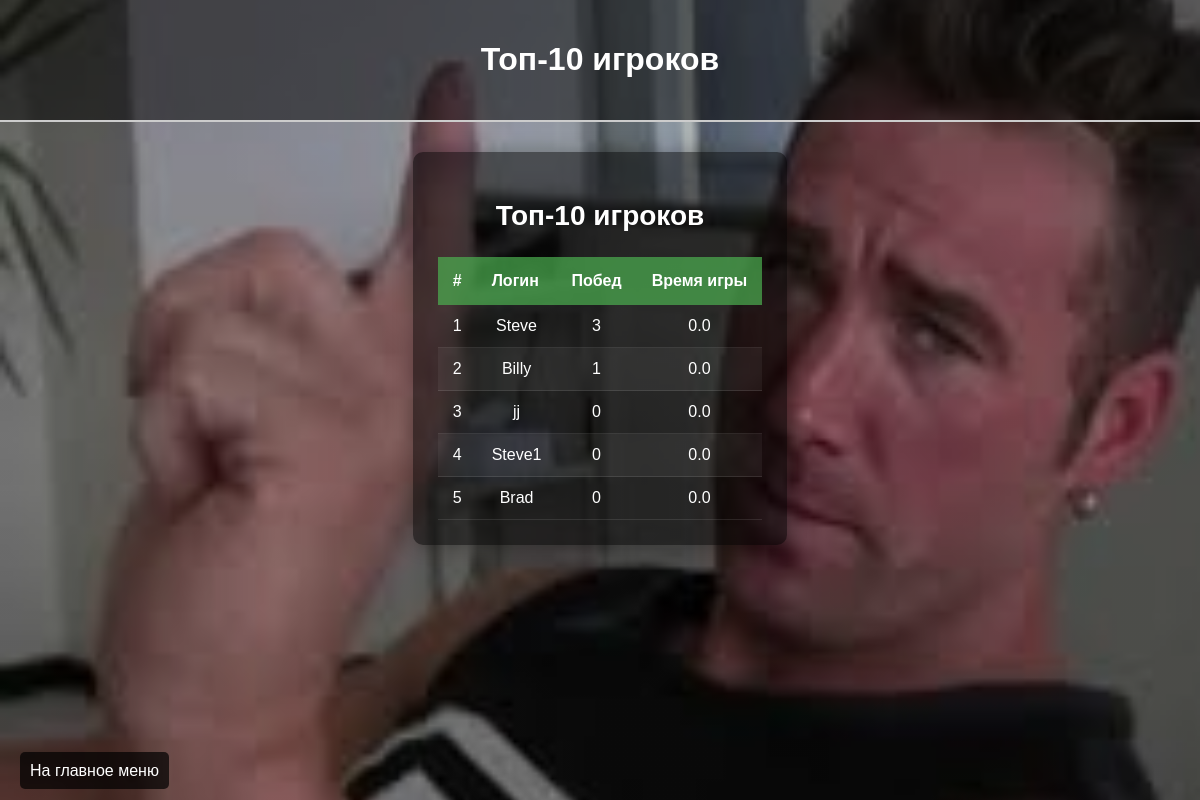
Page /records/ on the earlier database version.
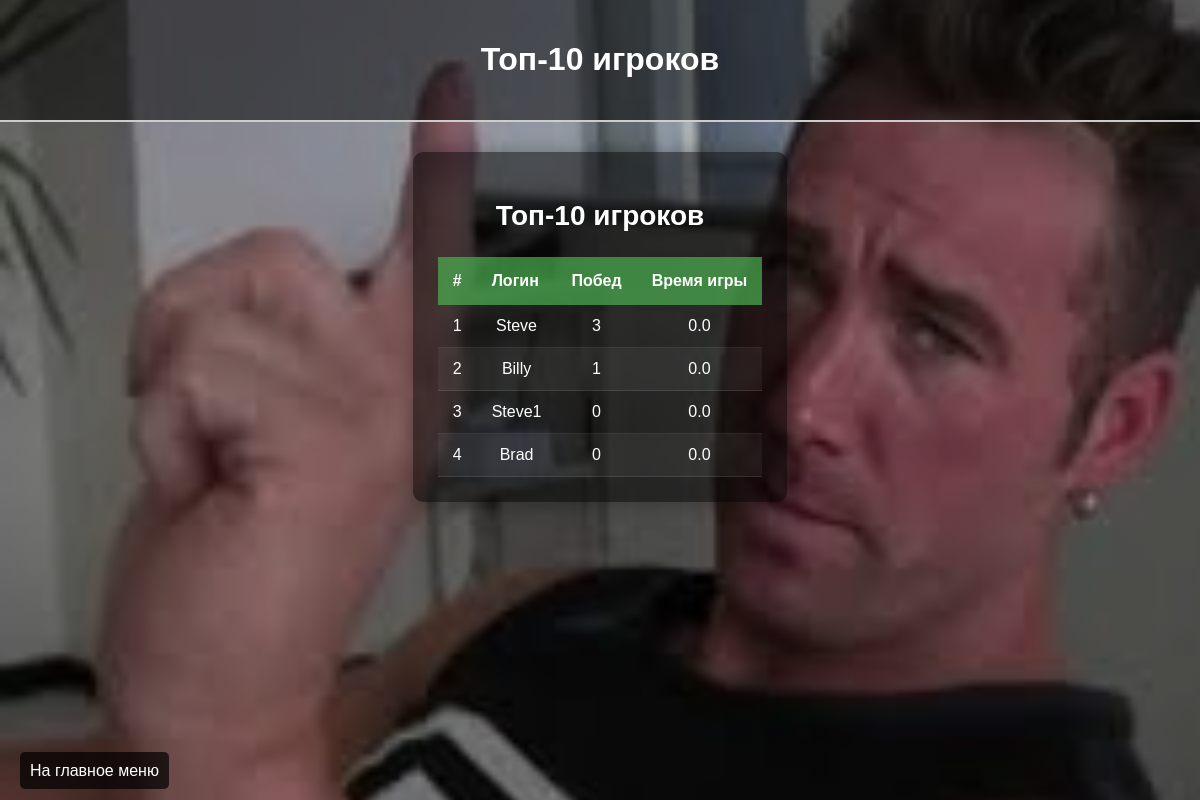
Same page on the later database version.
### minesweeper_app/models.py (models this page shows)
class CustomUser(AbstractUser):
    number_of_titles = models.IntegerField(default=0)
    number_of_flags = models.IntegerField(default=0)

### minesweeper_app/views.py (the view)
# urls.py: path('records/', records, name='records'),
def records(request):
    best = []
    user_model = get_user_model()
    user_list = list(user_model.objects.all())
    for user in user_list:
        wins = 0
        time = float(0)
        results = list(Results.objects.filter(user=user))
        for obj in results:
            if obj.won:
                wins += 1
            time += round((obj.time / 3600), 1)
        best.append({'login': user.username, 'wins': wins, 'time': time})
    best.sort(key=lambda i: i['wins'], reverse=True)
    best = best[:10]
    return render(request, 'records.html', {'best': best})

### templates/records.html (shortened to what this page needs)
{% extends 'base.html' %}
{% block header_title %}Топ-10 игроков{% endblock %}
{% load static %}
{% block content %}
<div class="leaderboard-container">
    <h2>Топ-10 игроков</h2>
    <div class="leaderboard-table">
        <table>
            <thead>
                <tr>
                    <th>#</th>
                    <th>Логин</th>
                    <th>Побед</th>
                    <th>Время игры</th>
                </tr>
            </thead>
            <tbody>
                {% for player in best %}
                <tr>
                    <td>{{ forloop.counter }}</td>
                    <td>{{ player.login }}</td>
                    <td>{{ player.wins }}</td>
                    <td>{{ player.time }}</td>
                </tr>
                {% empty %}
                <tr>
                    <td colspan="4" class="empty-message">Нет данных о рекордах</td>
                </tr>
                {% endfor %}
            </tbody>
        </table>
    </div>
</div>
{% endblock %}

Differences in the rows shown:
removed CustomUser: login "jj"
Other differences:
list line gone: "3 0 0.0"
